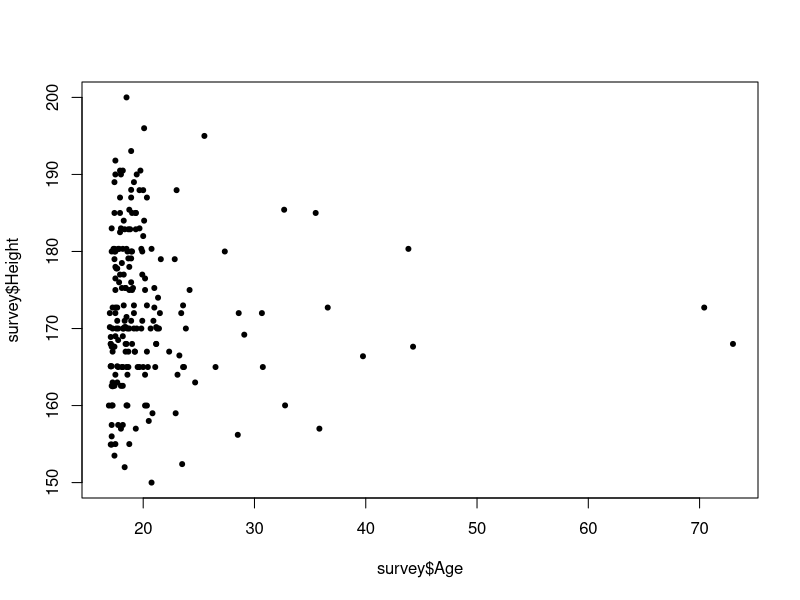
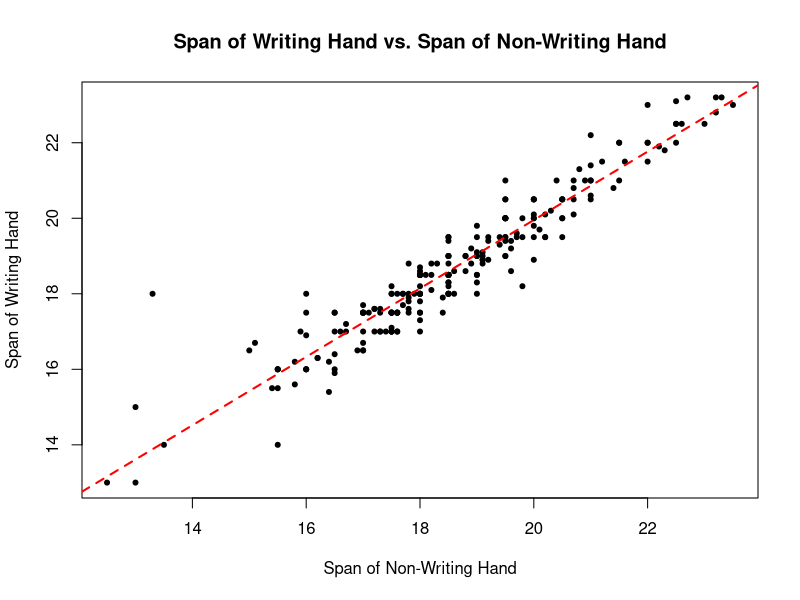
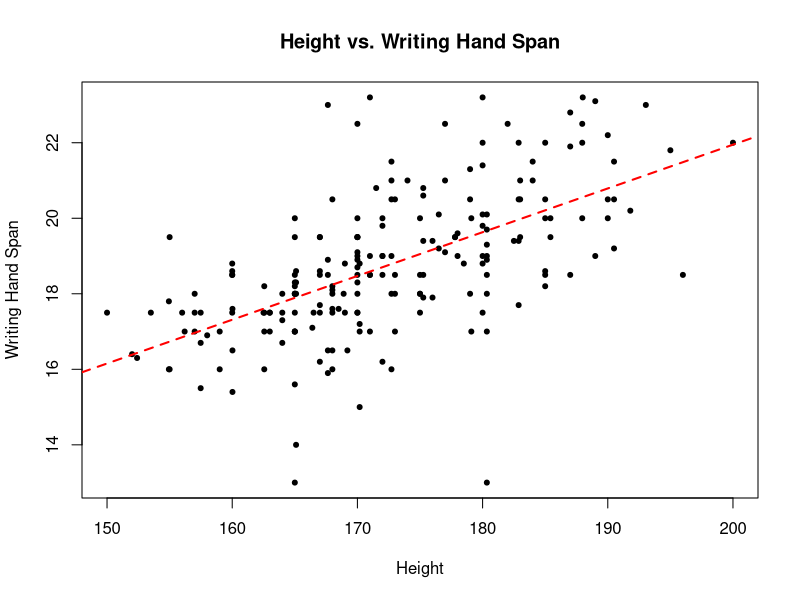

Recreate these plots in R, in order.
## Lab12
## David Cho
## A01351217

library(MASS)
library(dplyr)

data(survey)

plot(survey$Age, survey$Height, pch =20)
# r = linear correlation coefficient
r <- cor(survey$Age, survey$Height,  use="complete.obs")
# significance
cor.test(survey$Age, survey$Height)
# rho = pop.correlation
# is p-value is low, it must go -> reject null hypothesis
# if p-value is high, it must fly -> fail to reject null hypothesis
cor.test(survey$Wr.Hnd, survey$Height)
# highly confident there is blurry trend

## 1.Create a function CorrelationTest that reads in paired data X.data and Y.data,
# variable names/labels var1 and var2, and a significance level alpha. The function
# returns a sentence stating the appropriate conclusion about the population
# proportion between 𝑋 and 𝑌.
# Example:
#  > CorrelationTest(survey$Age, survey$Height, "student age", "student height", 0.05)
# At the 5% significance level, we have insufficient evidence of a linear correlation
# between student age and student height (P-value=0.5921).
# Demonstrate that your function can reproduce the example above

CorrelationTest <- function(X.data, Y.data, var1, var2, alpha) {
  # Create a data frame to align X.data and Y.data
  data <- data.frame(X = X.data, Y = Y.data)
  
  # Remove rows with missing values
  data <- na.omit(data)
  
  # Perform the correlation test
  test <- cor.test(data$X, data$Y)
  
  # Determine if we reject the null hypothesis
  if (test$p.value < alpha) {
    result <- "have sufficient evidence of a linear correlation"
  } else {
    result <- "have insufficient evidence of a linear correlation"
  }
  
  # Format the significance level for display
  alpha_formatted <- format(alpha, nsmall = 2)
  
  # Construct the conclusion sentence using paste
  conclusion <- paste("At the", alpha_formatted, "significance level, we", result, "between", var1, "and", var2, "(P-value =", test$p.value,").")
  
  return(conclusion)
}


# use the function to test the claim about student age and height
CorrelationTest(survey$Age, survey$Height, "student age", "student height", 0.05)

# Now let’s look at some data that is actually correlated. We would expect a strong
# correlation between the span of a student’s writing hand (Wr.Hnd) and the span of a
# student’s non-writing hand (NW.Hnd)
# 2. What is the correlation coefficient 𝑟 for the spans of student hands?
cor(survey$Wr.Hnd, survey$NW.Hnd, use="complete.obs")

# 3. Using your function CorrelationTest from Question 1, confirm that there is a linear
# correlation between the span of a student’s writing hand and the span of a
# student’s non-writing hand. Record the input and output.
CorrelationTest(survey$Wr.Hnd, survey$NW.Hnd, "writing hand span", "non-writing hand span", 0.05)

# 4. Create a scatterplot of Wr.Hnd (𝑦-axis) vs NW.Hnd (𝑥-axis). Give your scatterplot a
# meaningful title and meaningful axis labels.
plot(survey$NW.Hnd, survey$Wr.Hnd, pch = 20, main = "Span of Writing Hand vs. Span of Non-Writing Hand", xlab = "Span of Non-Writing Hand", ylab = "Span of Writing Hand")

# Now that we have established a linear correlation between the span of a student’s writing
# hand and the span of a student’s non-writing hand, let’s find a linear model 
# (i.e., regression line) and use it to make predictions. We use the function lm (“linear model”) to do this 
model <- lm(Wr.Hnd~NW.Hnd, data=survey)
model
# this gives regression line 𝑦̂ = 1.8361 + 0.9058𝑋, where X denotes the student's non-writing hand

abline(model$coefficients, col="red",lty="dashed",lwd=2)

# 5. Use regression line equation to find the best point estimate for the span of the
# writing hand for a student whose non-writing hand has a span of 20.0 cm.

y <- 1.8361 + 0.9058*(20)
y

# We can use predict to get a prediction interval rather than a point estimate. The variable
# model should already contain the linear model from earlier. We can apply this to make a
# series of predictions for the values
# NW.Hnd = 20.0
# NW.Hnd = 21.0
# NW.Hnd = 22.0
# NW.Hnd = 23.0

predictor.vals <- data.frame(NW.Hnd=c(20.0, 21.0, 22.0, 23.0))
predict(model, predictor.vals)
predict(model, predictor.vals, interval="predict")

# 6. Find the correlation coefficient 𝑟 for a student’s height and the span of their writing
# hand. How does this number compare to the answer you got for Question 2 
# (larger, smaller, around the same)? Is this what you would expect? Explain.
cor(survey$Height, survey$Wr.Hnd, use="complete.obs")
# question 2: 0.9483101 and question 6: 0.6009909
# the correlation coefficient for a student's height and the span of their writing hand is smaller than the correlation coefficient for the spans of student hands. This is expected because the span of a student's writing hand is more directly related to the span of their non-writing hand, while height is a more general measure that may not be as closely related to hand span.

# 7. Using the function CorrelationTest you wrote in Question 1, determine whether
# there is a linear correlation between the height of a student and the span of a
# student’s writing hand at the population level. Provide your output.
CorrelationTest(survey$Height, survey$Wr.Hnd, "student height", "writing hand span", 0.05)

# 8. Create a scatterplot of Wr.Hnd (𝑦-axis) vs Height (𝑥-axis). Give your scatterplot a
# meaningful title and meaningful axis labels. Plot the line of best fit directly on the
# graph.
plot(survey$Height, survey$Wr.Hnd, pch = 20, main = "Height vs. Writing Hand Span", xlab = "Height", ylab = "Writing Hand Span")
model2 <- lm(Wr.Hnd~Height, data=survey)
abline(model2$coefficients, col="red",lty="dashed",lwd=2)

# 9. At 95% confidence, predict the span of the writing hand for a student who is 173 cm
# tall. Include a sentence stating your conclusion.
predict(model2, data.frame(Height=173), interval="predict")
# At 95% confidence, we predict that the span of the writing hand for a student who is 173 cm tall is between 17.68 and 19.00 cm.

# 10. Is the prediction interval for Wr.Hnd narrow or wider when using Height as the
# predictor variable compared to when using NW.Hnd as the predictdor variable?
# Explain why, making reference to other values you have computed in this lab.
# The prediction interval for Wr.Hnd is wider when using Height as the predictor variable compared to when using NW.Hnd as the predictor variable. This is because the correlation coefficient between Height and Wr.Hnd is smaller than the correlation coefficient between NW.Hnd and Wr.Hnd. A smaller correlation coefficient indicates a weaker relationship between the predictor and response variables, leading to a wider prediction interval. In contrast, a larger correlation coefficient indicates a stronger relationship and a narrower prediction interval.

# 11. Calculate the 95% prediction interval for Wr.Hnd with Height = 173 cm using the
# formula
# 𝑦̂ − 𝐸 < 𝑌 < 𝑦̂ + 𝐸
# and
#𝐸 = 𝑡𝛼 2⁄ ⋅ 𝑆𝑒√1 + 1
#𝑛 + (𝑥0 − 𝑋̅ )2
# (𝑛 − 1)𝑠𝑋
#𝑆𝑒 = √(∑ 𝑦2) − 𝑎(∑ 𝑦) − 𝑏(∑ 𝑥𝑦)
#𝑛 − 2

data <- na.omit(data.frame(Height = survey$Height, Wr.Hnd = survey$Wr.Hnd))

model <- lm(Wr.Hnd ~ Height, data = data)
a <- coef(model)[1]
b <- coef(model)[2]

X0 <- 173
Y_hat <- a + b * X0
n <- nrow(data)
X <- data$Height
Y <- data$Wr.Hnd
X_mean <- mean(X)
Sx <- sd(X)
t_alpha2 <- qt(1 - 0.025, df = n - 2)
Se <- sqrt((sum(Y^2) - a * sum(Y) - b * sum(X * Y)) / (n - 2))
E <- t_alpha2 * Se * sqrt(1 + (1 / n) + ((X0 - X_mean)^2 / ((n - 1) * Sx^2)))

# Prediction interval
c(Y_hat - E, Y_hat + E)
